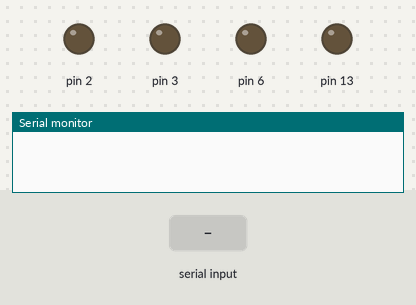
Recording of a sketch running on a simulated Arduino Uno, built with avr-gcc and run on an emulated ATmega328P. Parts: output pins drawn as LEDs (lit = HIGH), the last lines printed to the serial monitor. Inputs (shaded band) come from the test bench.

Above: at 1.2 s.
1.3 s: "A" received over Serial
At 2.0 s:
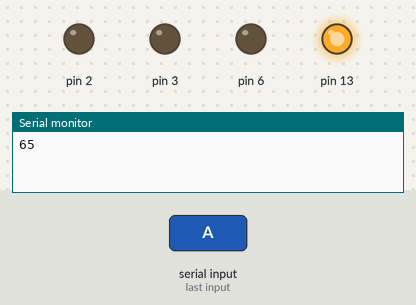
2.8 s: "D" received over Serial
At 3.2 s:
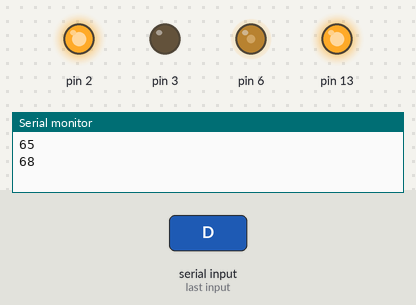
4.3 s: "B" received over Serial
At 5.5 s:
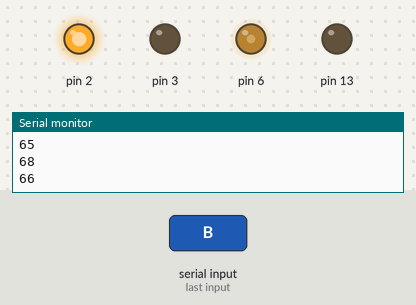
5.8 s: "E" received over Serial
At 6.7 s:
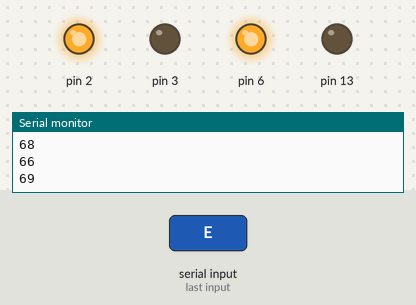
7.3 s: "A" received over Serial
At 7.8 s:
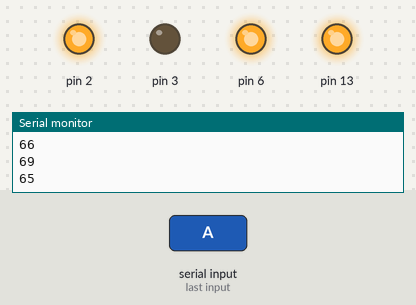
Timing chart, 0 to 9.8 s (numbered marks = the images above; inputs shaded):
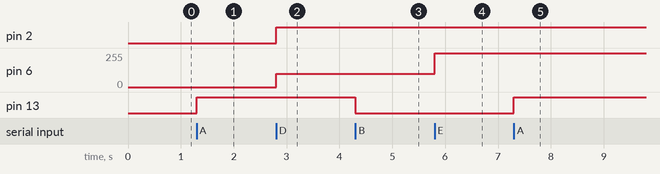

The sketch:

led_dc_motor_with_bluetooth.ino
```cpp
int led=13;
int in1=2;
int in2=3;
int en1=6;
int data;

void setup() {
  // put your setup code here, to run once:
  Serial.begin(9600);
  pinMode(13, OUTPUT);
  pinMode(2, OUTPUT);
  pinMode(3, OUTPUT);
  pinMode(6, OUTPUT);

}

void loop() {
  // put your main code here, to run repeatedly:
  while(Serial.available()>0){
    data=Serial.read();
    Serial.println(data);
  }
  if(data=='A'){
    digitalWrite(13, HIGH);
  }
  else if(data=='B'){
    digitalWrite(13, LOW);
  }
  else if(data=='C'){
    digitalWrite(2, LOW);
    digitalWrite(3, LOW);
    analogWrite(6, 0);
  }
  else if(data=='D'){
    digitalWrite(2, HIGH);
    digitalWrite(3, LOW);
    analogWrite(6, 100);        //0-----255 (low-------high)
  }
  else if(data=='E'){
    digitalWrite(2, HIGH);
    digitalWrite(3, LOW);
    analogWrite(6, 255);
  }

}
```

Measured:
- after the input at 1.3 s, pin 13: LOW → HIGH at once
- after the input at 2.8 s, pin 2: LOW → HIGH at once; pin 6: 0/255 → 100/255 at once
- after the input at 4.3 s, pin 13: HIGH → LOW at once
- after the input at 5.8 s, pin 6: 100/255 → 255/255 at once
- after the input at 7.3 s, pin 13: LOW → HIGH at once
